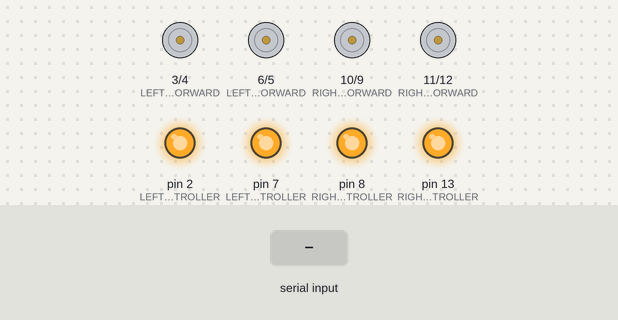
A sketch run on a simulated Arduino Uno, built with avr-gcc and run on an emulated ATmega328P. Shown: motor-driver pin pairs drawn as motors (green arrow = first pin HIGH = forward, orange = second pin HIGH = backward, longer = more drive), output pins drawn as LEDs (lit = HIGH). Inputs (shaded band) come from the test bench.

Above: at 1.2 s.
1.3 s: "F" received over the second serial link
At 2.4 s:
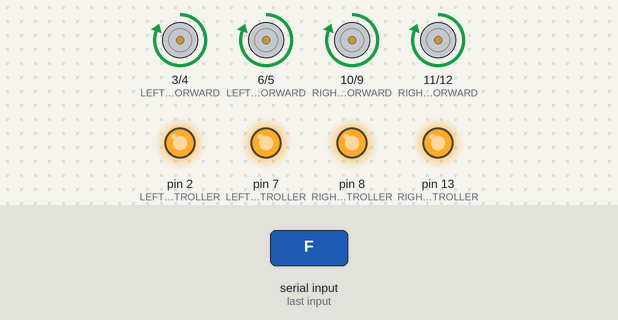
Timing chart, 0 to 4.3 s (numbered marks = the images above; inputs shaded):
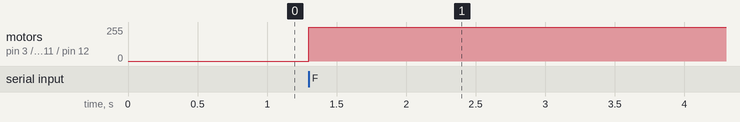

The sketch:

sketch_basic.ino
```cpp
#define ONE_SECOND 1000

#define LEFT_REAR_FORWARD 3
#define LEFT_REAR_BACKWARD 4
#define LEFT_REAR_CONTROLLER 2

#define LEFT_FRONT_FORWARD 6
#define LEFT_FRONT_BACKWARD 5
#define LEFT_FRONT_CONTROLLER 7

#define RIGHT_FRONT_FORWARD 11
#define RIGHT_FRONT_BACKWARD 12
#define RIGHT_FRONT_CONTROLLER 13

#define RIGHT_REAR_FORWARD 10
#define RIGHT_REAR_BACKWARD 9
#define RIGHT_REAR_CONTROLLER 8


#define RX 0
#define TX 1


#include <SoftwareSerial.h> // TX RX software library for bluetooth


const unsigned short bluetoothRx = 7;
const unsigned short bluetoothTx = 8;
SoftwareSerial bluetooth(bluetoothRx, bluetoothTx);

void setup()
{
//    const unsigned short baud_rate = 115200;
//    Serial.begin(9600);
    bluetooth.begin(9600);

    pinMode(bluetoothRx, INPUT);
    pinMode(bluetoothTx, OUTPUT);

    pinMode(LEFT_REAR_FORWARD, OUTPUT);
    pinMode(LEFT_REAR_BACKWARD, OUTPUT);
    pinMode(LEFT_REAR_CONTROLLER, OUTPUT);

    pinMode(LEFT_FRONT_FORWARD, OUTPUT);
    pinMode(LEFT_FRONT_BACKWARD, OUTPUT);
    pinMode(LEFT_FRONT_CONTROLLER, OUTPUT);

    pinMode(8, OUTPUT);
    pinMode(13, OUTPUT);
    pinMode(9, OUTPUT);
    pinMode(10, OUTPUT);
    pinMode(11, OUTPUT);
    pinMode(12, OUTPUT);


    digitalWrite(LEFT_FRONT_CONTROLLER, HIGH);
    digitalWrite(LEFT_REAR_CONTROLLER, HIGH);

    digitalWrite(RIGHT_REAR_CONTROLLER, HIGH);
    digitalWrite(RIGHT_FRONT_CONTROLLER, HIGH);
 }


void forward()
{
  digitalWrite(LEFT_FRONT_FORWARD, HIGH);
  digitalWrite(LEFT_REAR_FORWARD, HIGH);
  digitalWrite(RIGHT_FRONT_FORWARD, HIGH);
  digitalWrite(RIGHT_REAR_FORWARD, HIGH);

}

void backward()
{
  digitalWrite(LEFT_FRONT_BACKWARD, HIGH);
  digitalWrite(LEFT_REAR_BACKWARD,  HIGH);
  digitalWrite(RIGHT_FRONT_BACKWARD,HIGH);
  digitalWrite(RIGHT_REAR_BACKWARD, HIGH);
}

void stop()
{
  digitalWrite(LEFT_FRONT_FORWARD, LOW);
  digitalWrite(LEFT_REAR_FORWARD,  LOW);
  digitalWrite(RIGHT_FRONT_FORWARD,LOW);
  digitalWrite(RIGHT_REAR_FORWARD, LOW);

  digitalWrite(LEFT_FRONT_BACKWARD, LOW);
  digitalWrite(LEFT_REAR_BACKWARD,  LOW);
  digitalWrite(RIGHT_FRONT_BACKWARD,LOW);
  digitalWrite(RIGHT_REAR_BACKWARD, LOW);
}


void left()
{
  digitalWrite(RIGHT_FRONT_FORWARD,HIGH);
  digitalWrite(RIGHT_REAR_FORWARD, HIGH);

  digitalWrite(LEFT_FRONT_BACKWARD, HIGH);
  digitalWrite(LEFT_REAR_BACKWARD,  HIGH);
}


void right()
{
  digitalWrite(LEFT_FRONT_FORWARD,HIGH);
  digitalWrite(LEFT_REAR_FORWARD, HIGH);

  digitalWrite(RIGHT_FRONT_BACKWARD, HIGH);
  digitalWrite(RIGHT_REAR_BACKWARD,  HIGH);
}


//char command;

void loop()
{
  if(bluetooth.available() > 0)  //Checking if there is some data available or not
//  if(Serial.available() > 0)  //Checking if there is some data available or not
  {
    char command = bluetooth.read();   //Storing the data in the 'command' variable
//    command = Serial.read();
//    Serial.println(command);

    switch(command)
    {
      case 'F':
      {
        forward();
        break;
      }
      default:
//       backward();
        break;
    }
  }
}
```

Measured:
- after the input at 1.3 s, motor on pin 3 (LEFT_REAR_FORWARD) / pin 4 (LEFT_REAR_BACKWARD), motor on pin 6 (LEFT_FRONT_FORWARD) / pin 5 (LEFT_FRONT_BACKWARD), motor on pin 10 (RIGHT_REAR_FORWARD) / pin 9 (RIGHT_REAR_BACKWARD), motor on pin 11 (RIGHT_FRONT_FORWARD) / pin 12 (RIGHT_FRONT_BACKWARD): stopped → forward 255/255 at once
